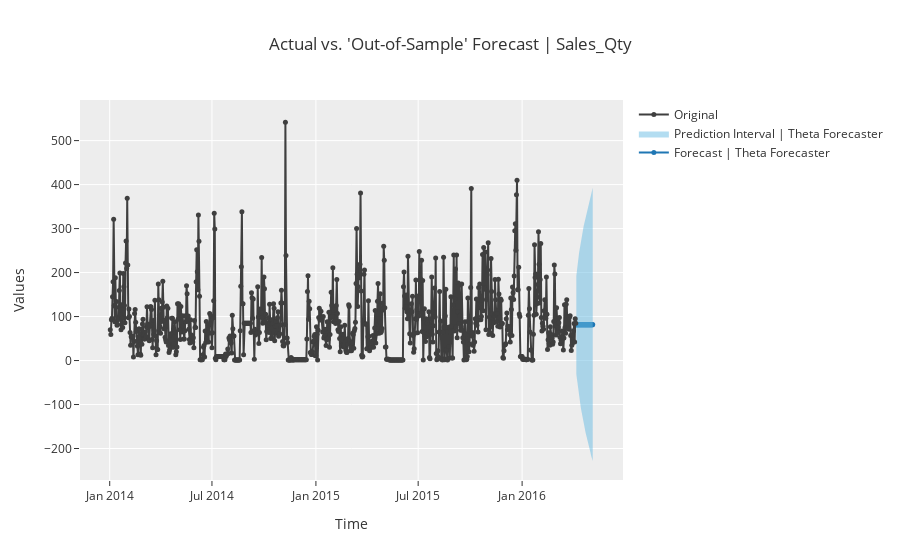

Notebook code cell kept with this figure:
### Code cell
exp.plot_model(final_model, plot="forecast", data_kwargs={"fh":30})
